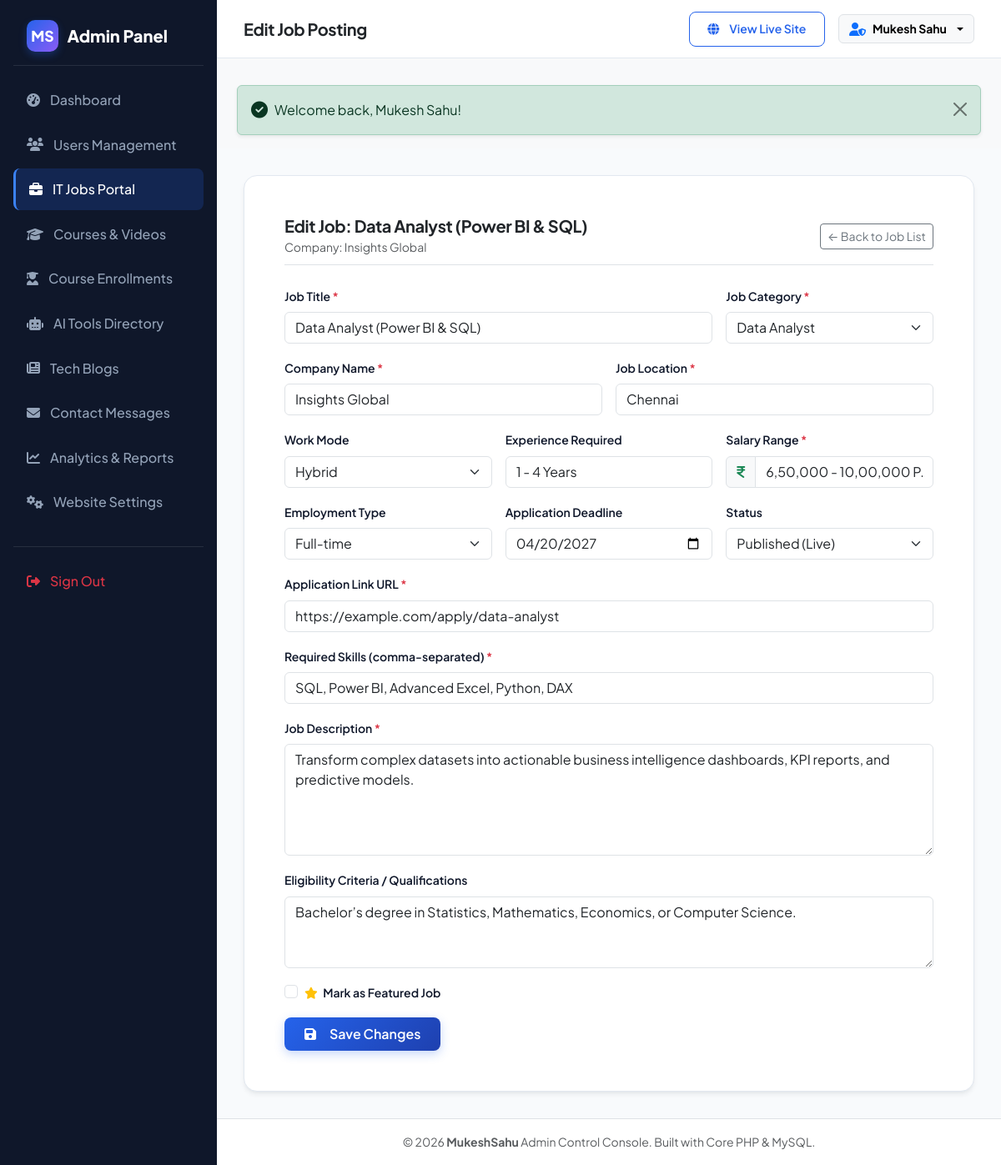
Before: /admin/jobs/edit.php?id=6 (signed in) with the older database file.
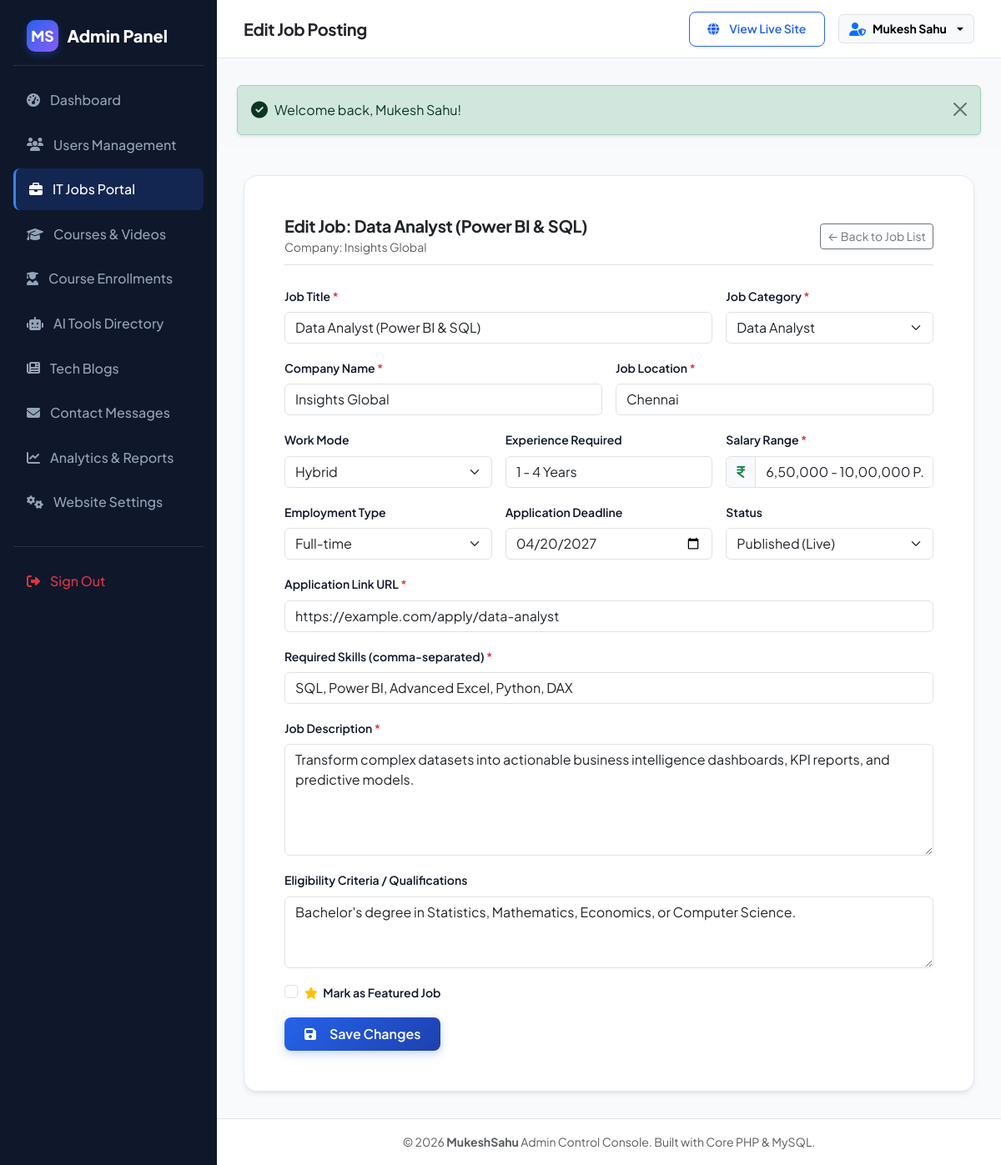
After: the same page with the newer database file.
### tables this page shows
CREATE TABLE `jobs` (
    `id` INT UNSIGNED AUTO_INCREMENT PRIMARY KEY,
    `category_id` INT UNSIGNED NOT NULL,
    `title` VARCHAR(200) NOT NULL,
    `company_name` VARCHAR(150) NOT NULL,
    `company_logo` VARCHAR(255) NULL,
    `location` VARCHAR(150) NOT NULL,
    `work_mode` ENUM('Remote', 'Hybrid', 'On-site') NOT NULL DEFAULT 'Remote',
    `experience_level` VARCHAR(80) NOT NULL,
    `salary_range` VARCHAR(100) NOT NULL,
    `employment_type` ENUM('Full-time', 'Part-time', 'Contract', 'Internship') NOT NULL DEFAULT 'Full-time',
    `required_skills` TEXT NOT NULL,
    `description` LONGTEXT NOT NULL,
    `eligibility_criteria` TEXT NULL,
    `application_deadline` DATE NULL,
    `application_link` VARCHAR(500) NOT NULL,
    `is_featured` TINYINT(1) NOT NULL DEFAULT 0,
    `status` ENUM('published', 'draft', 'expired') NOT NULL DEFAULT 'published',
    `posted_by` INT UNSIGNED NULL,
    `created_at` TIMESTAMP DEFAULT CURRENT_TIMESTAMP,
    `updated_at` TIMESTAMP DEFAULT CURRENT_TIMESTAMP ON UPDATE CURRENT_TIMESTAMP,
    CONSTRAINT `fk_jobs_category` FOREIGN KEY (`category_id`) REFERENCES `job_categories` (`id`) ON DELETE RESTRICT,
    CONSTRAINT `fk_jobs_posted_by` FOREIGN KEY (`posted_by`) REFERENCES `users` (`id`) ON DELETE SET NULL,
    INDEX `idx_jobs_featured` (`is_featured`),
    INDEX `idx_jobs_status` (`status`)
);

CREATE TABLE `job_categories` (
    `id` INT UNSIGNED AUTO_INCREMENT PRIMARY KEY,
    `name` VARCHAR(100) NOT NULL,
    `slug` VARCHAR(120) NOT NULL UNIQUE,
    `description` TEXT NULL,
    `icon` VARCHAR(50) DEFAULT 'fa-briefcase',
    `status` ENUM('active', 'inactive') NOT NULL DEFAULT 'active',
    `created_at` TIMESTAMP DEFAULT CURRENT_TIMESTAMP
);

### includes/functions.php (called while the page is built, shortened)
<?php
function e(?string $string): string {
    return htmlspecialchars($string ?? '', ENT_QUOTES, 'UTF-8');
}
function format_salary(?string $salary): string {
    $clean = str_replace(['???', '?', '₹'], '', $salary);
    $clean = trim(preg_replace('/\s+/', ' ', $clean));
    return $clean ?: 'Competitive';
}

### admin/jobs/edit.php (the view, shortened to what the changed rows need)
<?php
require_once __DIR__ . '/../includes/header.php';
$jobId = (int)($_GET['id'] ?? 0);
$db = get_db();
$stmt = $db->prepare("SELECT * FROM jobs WHERE id = :id LIMIT 1");
$stmt->execute([':id' => $jobId]);
$job = $stmt->fetch();
$categories = $db->query("SELECT * FROM job_categories WHERE status = 'active' ORDER BY name ASC")->fetchAll();
?>
<div class="custom-card p-4 p-md-5">
    <div class="mb-4 pb-2 border-bottom d-flex justify-content-between align-items-center">
        <div>
            <h4 class="fs-5 fw-bold text-dark mb-0">Edit Job: <?= e($job['title']) ?></h4>
            <span class="text-muted small">Company: <?= e($job['company_name']) ?></span>
        </div>
    </div>
    <form method="POST" action="<?= ADMIN_URL ?>/jobs/edit.php?id=<?= $job['id'] ?>" novalidate>
        <div class="row g-3 mb-3">
            <div class="col-md-8">
                <label for="title" class="form-label fw-semibold small">Job Title <span class="text-danger">*</span></label>
                <input type="text" class="form-control" id="title" name="title" value="<?= e($job['title']) ?>" required>
            </div>
            <div class="col-md-4">
                <label for="category_id" class="form-label fw-semibold small">Job Category <span class="text-danger">*</span></label>
                <select class="form-select" id="category_id" name="category_id" required>
                    <?php foreach ($categories as $cat): ?>
                        <option value="<?= $cat['id'] ?>" <?= (int)$job['category_id'] === (int)$cat['id'] ? 'selected' : '' ?>>
                            <?= e($cat['name']) ?>
                        </option>
                    <?php endforeach; ?>
                </select>
            </div>
            <div class="col-md-6">
                <label for="company_name" class="form-label fw-semibold small">Company Name <span class="text-danger">*</span></label>
                <input type="text" class="form-control" id="company_name" name="company_name" value="<?= e($job['company_name']) ?>" required>
            </div>
            <div class="col-md-6">
                <label for="location" class="form-label fw-semibold small">Job Location <span class="text-danger">*</span></label>
                <input type="text" class="form-control" id="location" name="location" value="<?= e($job['location']) ?>" required>
            </div>
            <div class="col-md-4">
                <label for="work_mode" class="form-label fw-semibold small">Work Mode</label>
                <select class="form-select" id="work_mode" name="work_mode">
                    <option value="Hybrid" <?= $job['work_mode'] === 'Hybrid' ? 'selected' : '' ?>>Hybrid</option>
                </select>
            </div>
            <div class="col-md-4">
                <label for="experience_level" class="form-label fw-semibold small">Experience Required</label>
                <input type="text" class="form-control" id="experience_level" name="experience_level" value="<?= e($job['experience_level']) ?>">
            </div>
            <div class="col-md-4">
                <div class="input-group">
                    <span class="input-group-text bg-light"><i class="fa-solid fa-indian-rupee-sign text-success"></i></span>
                    <input type="text" class="form-control" id="salary_range" name="salary_range" value="<?= e(format_salary($job['salary_range'])) ?>" required>
                </div>
            </div>
            <div class="col-md-4">
                <label for="employment_type" class="form-label fw-semibold small">Employment Type</label>
                <select class="form-select" id="employment_type" name="employment_type">
                    <option value="Full-time" <?= $job['employment_type'] === 'Full-time' ? 'selected' : '' ?>>Full-time</option>
                </select>
            </div>
            <div class="col-md-4">
                <label for="application_deadline" class="form-label fw-semibold small">Application Deadline</label>
                <input type="date" class="form-control" id="application_deadline" name="application_deadline" value="<?= e($job['application_deadline'] ?? '') ?>">
            </div>
            <div class="col-md-4">
                <label for="status" class="form-label fw-semibold small">Status</label>
                <select class="form-select" id="status" name="status">
                    <option value="published" <?= $job['status'] === 'published' ? 'selected' : '' ?>>Published (Live)</option>
                </select>
            </div>
            <div class="col-12">
                <label for="application_link" class="form-label fw-semibold small">Application Link URL <span class="text-danger">*</span></label>
                <input type="url" class="form-control" id="application_link" name="application_link" value="<?= e($job['application_link']) ?>" required>
            </div>
            <div class="col-12">
                <label for="required_skills" class="form-label fw-semibold small">Required Skills (comma-separated) <span class="text-danger">*</span></label>
                <input type="text" class="form-control" id="required_skills" name="required_skills" value="<?= e($job['required_skills']) ?>" required>
            </div>
            <div class="col-12">
                <label for="description" class="form-label fw-semibold small">Job Description <span class="text-danger">*</span></label>
                <textarea class="form-control" id="description" name="description" rows="5" required><?= e($job['description']) ?></textarea>
            </div>
            <div class="col-12">
                <label for="eligibility_criteria" class="form-label fw-semibold small">Eligibility Criteria / Qualifications</label>
                <textarea class="form-control" id="eligibility_criteria" name="eligibility_criteria" rows="3"><?= e($job['eligibility_criteria']) ?></textarea>
            </div>
            <div class="col-12">
                <div class="form-check">
                    <input class="form-check-input" type="checkbox" id="is_featured" name="is_featured" <?= $job['is_featured'] ? 'checked' : '' ?>>
                    <label class="form-check-label fw-semibold small" for="is_featured">
                        <i class="fa-solid fa-star text-warning me-1"></i> Mark as Featured Job
                    </label>
                </div>
            </div>
        </div>
    </form>
</div>
<?php require_once __DIR__ . '/../includes/footer.php'; ?>

Changed rows visible on the page:
changed jobs "Data Analyst (Power BI & SQL)": eligibility_criteria "Bachelor’s degree in Statistics, Mathematics, Economics, or Computer Science." → "Bachelor's degree in Statistics, Mathematics, Economics, or Computer Science."
